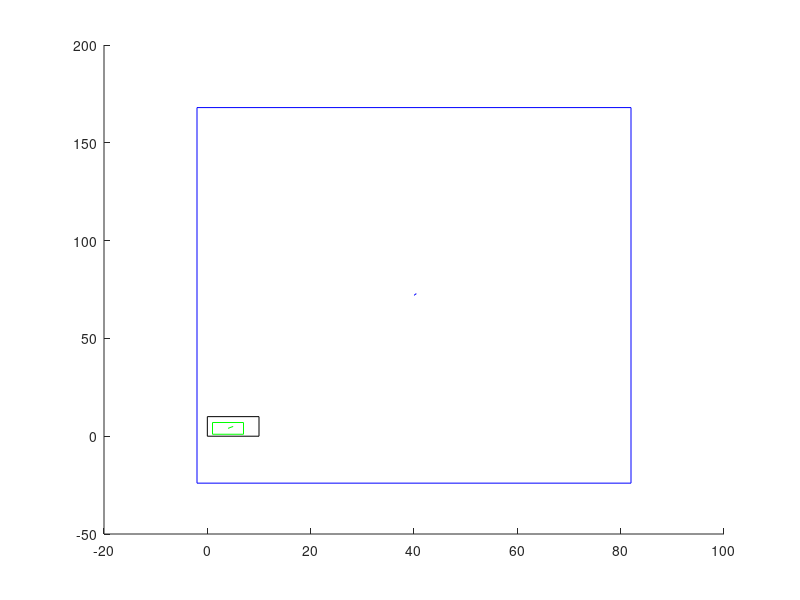

Write the MATLAB code that produced this figure.
close all
rectangle('Position',[0 0 10 10])
%BBox_target
x = 3;
y = 3;
w = 2;
h = 2;

x = 6;
y = 4;
w = 8;
h = 4;

x = 40;
y = 72;
w = 84
h = 192;
rectangle('Position',[x-w/2 y-h/2 w h], 'EdgeColor', 'b')


%BBox_predict
xp = 4;
yp = 4;
wp = 6;
hp = 6;
rectangle('Position',[xp-wp/2 yp-hp/2 wp hp], 'EdgeColor', 'g')

%% Center 
%axis([0 2 0 2])
vx = 0
vy = 0
fx = 1/2.2361
fy = 2/2.2361
line([vx + x, fx + x], [vy + y, fy + y], 'Color', 'b')

% predicted vector
vxp = 0
vyp = 0
fxp = 1
fyp = 1
line([vxp + xp, fxp + xp], [vyp + yp, fyp + yp], 'Color', 'g')

%% NOTE
% They use the difference (pred_bbx, anchor)
% and also the difference (ground_bbx, anchor)
%%
t_xp = (xp-xp)/wp;
t_x = (x-xp)/wp;
t_yp = (yp-yp)/hp;
t_y = (y-yp)/hp;
t_wp = log(wp/wp);
t_w = log(w/wp);
t_hp = log(hp/hp);
t_h = log(h/hp);

t_vxp = (fxp-fxp)/wp;
t_vx = (fx-fxp)/wp;
t_vyp = (fyp-fyp)/hp;
t_vy = (fy-fyp)/hp;

pred_t = [t_xp, t_yp, t_wp, t_hp, t_vxp, t_vyp];
%pred_t = [0.52, 0.32, 0.2, 0.5];
pause(2)
%%
for k = 1:200
    ls = [pred_t(1)-t_x, pred_t(2)-t_y, pred_t(3)-t_w, pred_t(4)-t_h, pred_t(5)-t_vx, pred_t(6)-t_vy];
    for i = 1:length(pred_t)
        if abs(ls(i)) < 1
            dif = 2*ls(i);
        else
            if ls(i) > 0
                dif = ls(i)/abs(ls(i));
            else
                dif = 0;
            end
        end
        pred_t(i) = pred_t(i) -0.1*dif;
    end
    pred_x = pred_t(1)*wp+xp;
    pred_y = pred_t(2)*hp+yp;
    pred_w = exp(pred_t(3))*wp;
    pred_h = exp(pred_t(4))*hp;
    
    pred_vx = pred_t(5)*wp+fxp;
    pred_vy = pred_t(6)*hp+fyp;
    [pred_x, pred_y, pred_w, pred_h pred_vx, pred_vy]
    h1 = rectangle('Position',[pred_x-pred_w/2 pred_y-pred_h/2 pred_w pred_h], 'EdgeColor', 'r');
    h2 = line([pred_x, pred_vx + pred_x], [pred_y, pred_vy + pred_y], 'Color', 'r');
    pause(0.3)
    delete(h1)
    delete(h2)
    
end

%% This works

% dif = 0;
% for k = 1:5
%     ls = t_xp-t_x
%     if abs(ls) < 1
%         dif = 2*ls;
%     else
%         if ls >0
%             dif = ls/abs(ls);
%         else
%             dif = 0;
%         end
%     end
%     t_xp = t_xp - 0.1*dif
%     t_x = t_x
%     predicted_x = t_xp*wp+xp
% end

